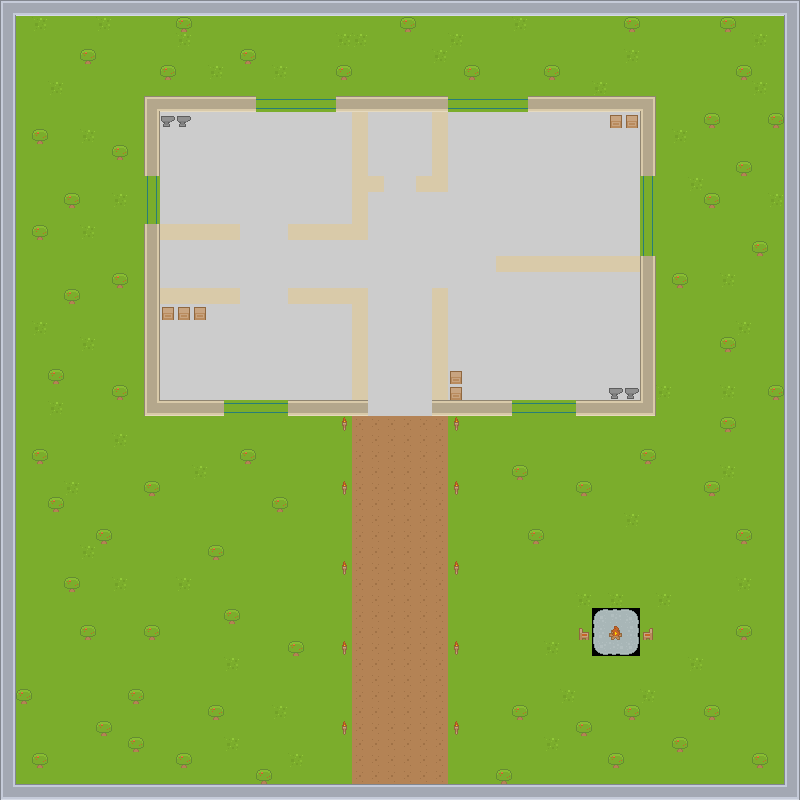

Below is a game level as drawn by its tile map, then a one-line description and the .tmx that defines it (tile-layer data replaced by summaries):
An orthogonal 50x50 tile map with 16x16 px tiles, 2 tile layers (Слой тайлов 1, Слой тайлов 2).

<map version="1.10" tiledversion="1.11.2" orientation="orthogonal" renderorder="right-down" width="50" height="50" tilewidth="16" tileheight="16" infinite="0" nextlayerid="4" nextobjectid="1">
 <tileset firstgid="1" source="roguelikeSheet_transparent.tsx" />
 <layer id="1" name="Слой тайлов 1" width="50" height="50">
  <data>[2500 cells, 2500 non-empty, 13 distinct tile ids]</data>
 </layer>
 <layer id="3" name="Слой тайлов 2" width="50" height="50" locked="1">
  <data>[2500 cells, 435 non-empty, 22 distinct tile ids]</data>
 </layer>
</map>
